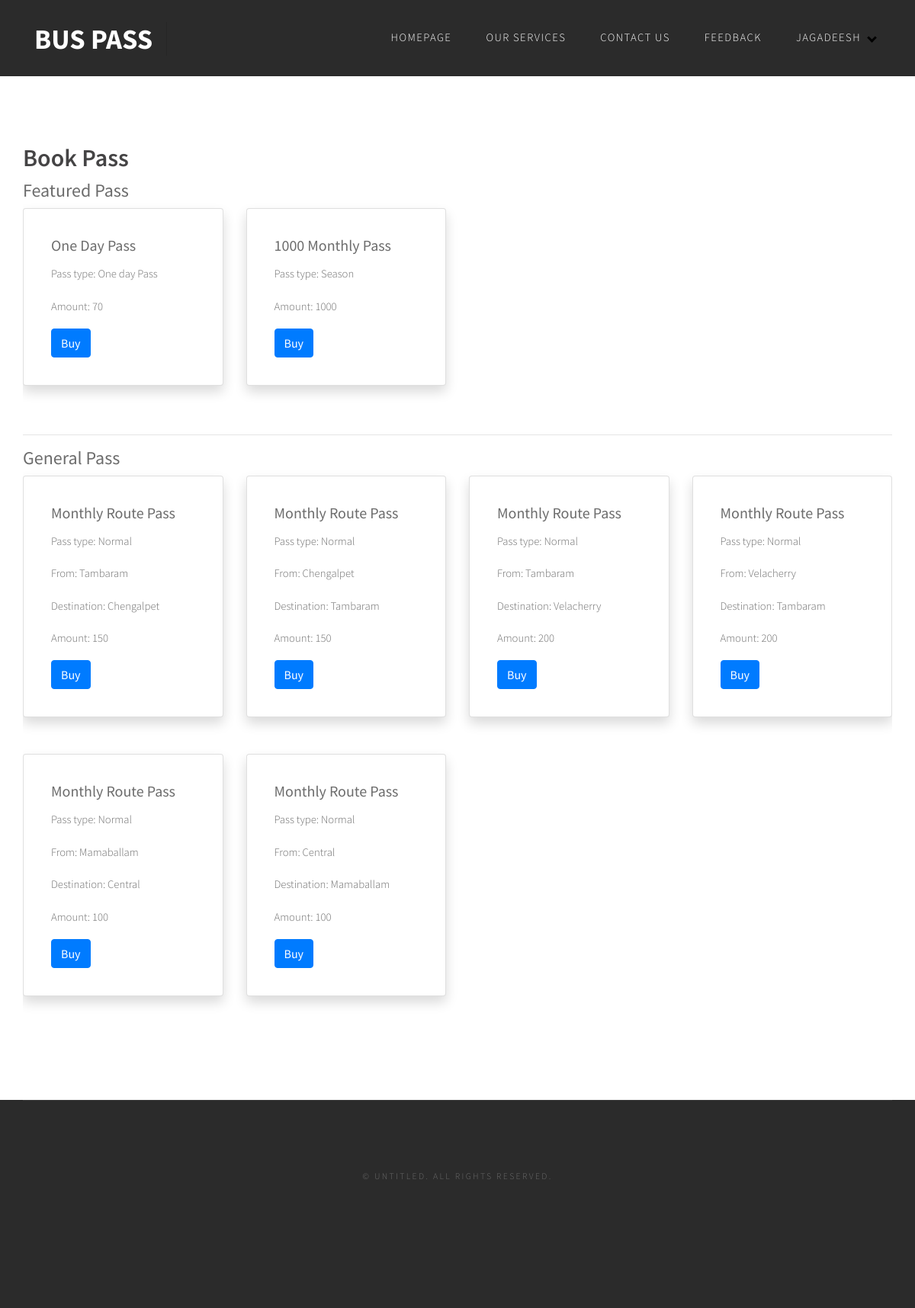
Screenshot of /bookpass.php (signed in) with the database file from the repository.
### tables this page shows
CREATE TABLE `month_pass_details` (
  `id` int(11) NOT NULL,
  `from_city_id` int(11) NOT NULL,
  `to_city_id` int(11) NOT NULL,
  `amount` varchar(50) NOT NULL,
  `type` int(11) NOT NULL
);

CREATE TABLE `pass_type` (
  `id` int(11) NOT NULL,
  `type` varchar(150) NOT NULL
);

CREATE TABLE `cities` (
  `id` int(11) NOT NULL,
  `city_name` varchar(150) NOT NULL,
  `created_on` date NOT NULL,
  `status` int(11) NOT NULL DEFAULT '0'
);

### bookpass.php (the view, shortened to what this page needs)
<?php
	$onedaySel = "SELECT *, month_pass_details.id as mpassID FROM month_pass_details
				 LEFT JOIN pass_type
				 ON pass_type.id = month_pass_details.type
				 WHERE month_pass_details.type=1";
	$res = mysqli_query( $GLOBALS["___mysqli_ston"], $onedaySel ) or die( mysqli_error( $GLOBALS["___mysqli_ston"] ) );
	$numrows = mysqli_num_rows( $res );
	$monthdaySel = "SELECT *, month_pass_details.id as mpassID FROM month_pass_details
					LEFT JOIN pass_type
				 	ON pass_type.id = month_pass_details.type
				 	WHERE month_pass_details.type=2";
	$res1 = mysqli_query( $GLOBALS["___mysqli_ston"], $monthdaySel ) or die( mysqli_error( $GLOBALS["___mysqli_ston"] ) );
	$numrows1 = mysqli_num_rows( $res1 );
	$sel = "SELECT *, month_pass_details.id as mpassID FROM month_pass_details
			LEFT JOIN pass_type
			ON pass_type.id = month_pass_details.type
			WHERE month_pass_details.type=3";
	$res2 = mysqli_query( $GLOBALS["___mysqli_ston"], $sel ) or die( mysqli_error( $GLOBALS["___mysqli_ston"] ) );
	$numrows2 = mysqli_num_rows( $res2 );
?>
<?php include_once dirname(__FILE__) . "/header.php"; ?>
<div id="wrapper">
<div id="page-inner" class="container bookpass-page">
    <div id="">
      <h2 style="margin-bottom: 10px;">Book Pass</h2>
      <div class="row">
      		<div class="col-sm-12">
      			<h4>Featured Pass</h4>
      		</div>
            <div class="col-sm-3">
				<?php
				if( $numrows > 0 ) {
					$result = mysqli_fetch_array( $res );
				?>
				<div class="card shadow p-3 mb-5 bg-white rounded">
				  <div class="card-body">
				    <h5 class="card-title"><?php echo $result[ 'type' ]; ?> Pass</h5>
				    <p class="card-text">Pass type: One day Pass</p>
				    <p class="card-text">Amount: <?php echo $result[ 'amount' ]; ?></p>
				    <a href="checkout.php?prodId=<?php echo $result[ 'mpassID' ]; ?>" class="btn btn-primary">Buy</a>
				  </div>
				</div>
				<?php
				}
				?>
			</div>
			<div class="col-sm-3">
				<?php
				if( $numrows1 > 0 ) {
					$result1 = mysqli_fetch_array( $res1 );
				?>
				<div class="card shadow p-3 mb-5 bg-white rounded">
				  <div class="card-body">
				    <h5 class="card-title"><?php echo $result1[ 'type' ]; ?> Pass</h5>
				    <p class="card-text">Pass type: Season</p>
				    <p class="card-text">Amount: <?php echo $result1[ 'amount' ]; ?></p>
				    <a href="checkout.php?prodId=<?php echo $result1[ 'mpassID' ]; ?>" class="btn btn-primary">Buy</a>
				  </div>
				</div>
				<?php
				}
				?>
			</div>
			<div class="col-sm-12"><hr/></div>
			<div class="col-sm-12">
				<h4>General Pass</h4>
			</div>
			<?php
			if( $numrows2 > 0 ) {
				while( $result2 = mysqli_fetch_array( $res2 ) ) {
			?>
					<div class="col-sm-3">
						<div class="card shadow p-3 mb-5 bg-white rounded">
						  <div class="card-body">
						    <h5 class="card-title"><?php echo $result2[ 'type' ]; ?> Pass</h5>
						    <p class="card-text">Pass type: Normal</p>
						    <p class="card-text">From: <?php echo getcityname( $result2[ 'from_city_id' ] ); ?></p>
						    <p class="card-text">Destination: <?php echo getcityname( $result2[ 'to_city_id' ] ); ?></p>
						    <p class="card-text">Amount: <?php echo $result2[ 'amount' ]; ?></p>
						    <a href="checkout.php?prodId=<?php echo $result2[ 'mpassID' ]; ?>" class="btn btn-primary">Buy</a>
						  </div>
						</div>
					</div>
			<?php
				}
			}
			?>
      </div>
    </div>
  </div>
</div>
<div id="copyright" class="container">
  <p>&copy; Untitled. All rights reserved.</p>
</div>
</body>
</html>

### header.php (shortened to what this page needs)
<?php
    function getcityname( $cityId = '' ) {
      $sel = "SELECT city_name FROM cities WHERE id = " . $cityId;
      $res = mysqli_query( $GLOBALS["___mysqli_ston"], $sel ) or die( mysqli_error( $GLOBALS["___mysqli_ston"] ) );
      $result = mysqli_fetch_array( $res );
      return $result[ 'city_name' ];
    }
?>
<!DOCTYPE html PUBLIC "-//W3C//DTD XHTML 1.0 Strict//EN" "http://www.w3.org/TR/xhtml1/DTD/xhtml1-strict.dtd">
<html xmlns="http://www.w3.org/1999/xhtml">
<head>
<link rel="stylesheet" href="bower_components/bootstrap/dist/css/bootstrap.min.css">
<link rel="stylesheet" href="bower_components/font-awesome/css/font-awesome.min.css">
<link href="default.css" rel="stylesheet" type="text/css" media="all" />
<link href="fonts.css" rel="stylesheet" type="text/css" media="all" />
</head>
<body>
<div id="header-wrapper">
  <div id="header" class="container">
    <div id="logo">
      <h1><a href="index.php">Bus Pass</a></h1>
    </div>
    <div id="menu">
      <ul>
        <li class=""><a href="index.php" accesskey="1" title="">Homepage</a></li>
        <li><a href="#ourservices" accesskey="2" title="">Our Services</a></li>
        <li><a href="#contactus" accesskey="3" title="">Contact Us</a></li>
        <li><a href="#" accesskey="5" title="">Feedback</a></li>
        <?php
        if( isset( $_SESSION[ 'user_id' ] ) ) {
        ?>
        <li class="submenuHolder"><a href="javascript:;" accesskey="5" title=""><?php echo $_SESSION[ 'first_name' ]; ?></a>
        </li>
        <?php
        } else {
        ?>
        <li class="current_page_item"><a href="login.php" accesskey="5" title="">Login</a></li>
        <?php } ?>
      </ul>
    </div>
  </div>
</div>

### default.css (style rules this page uses)
html, body { height: 100%; }
body { margin: 0px; padding: 0px; background: #2b2b2b; font-family: 'Source Sans Pro', sans-serif; font-size: 11pt; font-weight: 300; color: #6c6c6c }
h1, h2, h3 { margin: 0; padding: 0; font-weight: 600; color: #454445; }
p, ol, ul { margin-top: 0; }
ol, ul { padding: 0; list-style: none; }
p { line-height: 180%; }
a { color: #2C383B; }
#header-wrapper { background: #2b2b2b; }
#header { position: relative; height: 100px; }
#logo { position: absolute; top: 2em; width: 100%; }
#logo h1 { display: inline-block; font-size: 2.5em; text-transform: uppercase; font-weight: 700; color: #ED7070; padding-right: 0.50em; border-right: 1px solid rgba(0,0,0,.1); }
#logo a { text-decoration: none; color: #FFF; }
#menu { position: absolute; right: 0; top: 1.6em; }
#menu ul { display: inline-block; }
#menu li { display: block; float: left; text-align: center; }
#menu li a, #menu li span { display: inline-block; margin-left: 1px; padding: 1em 1.5em 1em 1.5em; letter-spacing: 0.10em; text-decoration: none; font-size: 1em; text-transform: uppercase; outline: 0; color: #FFF; }
#wrapper { background: #FFF; }
#page-inner { overflow: hidden; padding: 6em 0em 6em 0em; background: #FFF; }
#copyright { overflow: hidden; padding: 6em 0em 10em 0em; border-top: 1px solid rgba(255,255,255,0.08); }
#copyright p { letter-spacing: 0.20em; text-align: center; text-transform: uppercase; font-size: 0.80em; color: rgba(255,255,255,0.3); }

### header.php (style rules this page uses)
.submenuHolder { position: relative; }
.submenuHolder > a:after { content: ""; border: solid black; border-width: 0 3px 3px 0; display: inline-block; padding: 3px; transform: rotate(45deg); -webkit-transform: rotate(45deg); margin-left: 10px; }

### bookpass.php (style rules this page uses)
.card { position: relative; display: -ms-flexbox; display: flex; -ms-flex-direction: column; flex-direction: column; min-width: 0; word-wrap: break-word; background-color: #fff; background-clip: border-box; border: 1px solid rgba(0,0,0,.125); border-radius: .25rem; }
.card-body { -ms-flex: 1 1 auto; flex: 1 1 auto; padding: 1.25rem; }
.card-title { margin-bottom: .75rem; }
.mb-5, .my-5 { margin-bottom: 3rem!important; }
.p-3 { padding: 1rem!important; }
.shadow { box-shadow: 0 .5rem 1rem rgba(0,0,0,.15)!important; }
.rounded { border-radius: .25rem!important; }
.bg-white { background-color: #fff!important; }

### rows the page displays
month_pass_details: pass_type.type "One Day", amount "70"
month_pass_details: pass_type.type "1000 Monthly", amount "1000"
month_pass_details: pass_type.type "Monthly Route", from_city.city_name "Tambaram", to_city.city_name "Chengalpet", amount "150"
month_pass_details: pass_type.type "Monthly Route", from_city.city_name "Chengalpet", to_city.city_name "Tambaram", amount "150"
month_pass_details: pass_type.type "Monthly Route", from_city.city_name "Tambaram", to_city.city_name "Velacherry", amount "200"
month_pass_details: pass_type.type "Monthly Route", from_city.city_name "Velacherry", to_city.city_name "Tambaram", amount "200"
month_pass_details: pass_type.type "Monthly Route", from_city.city_name "Mamaballam", to_city.city_name "Central", amount "100"
month_pass_details: pass_type.type "Monthly Route", from_city.city_name "Central", to_city.city_name "Mamaballam", amount "100"

### other values shown
$_SESSION[ 'first_name' ] "JAGADEESH"
